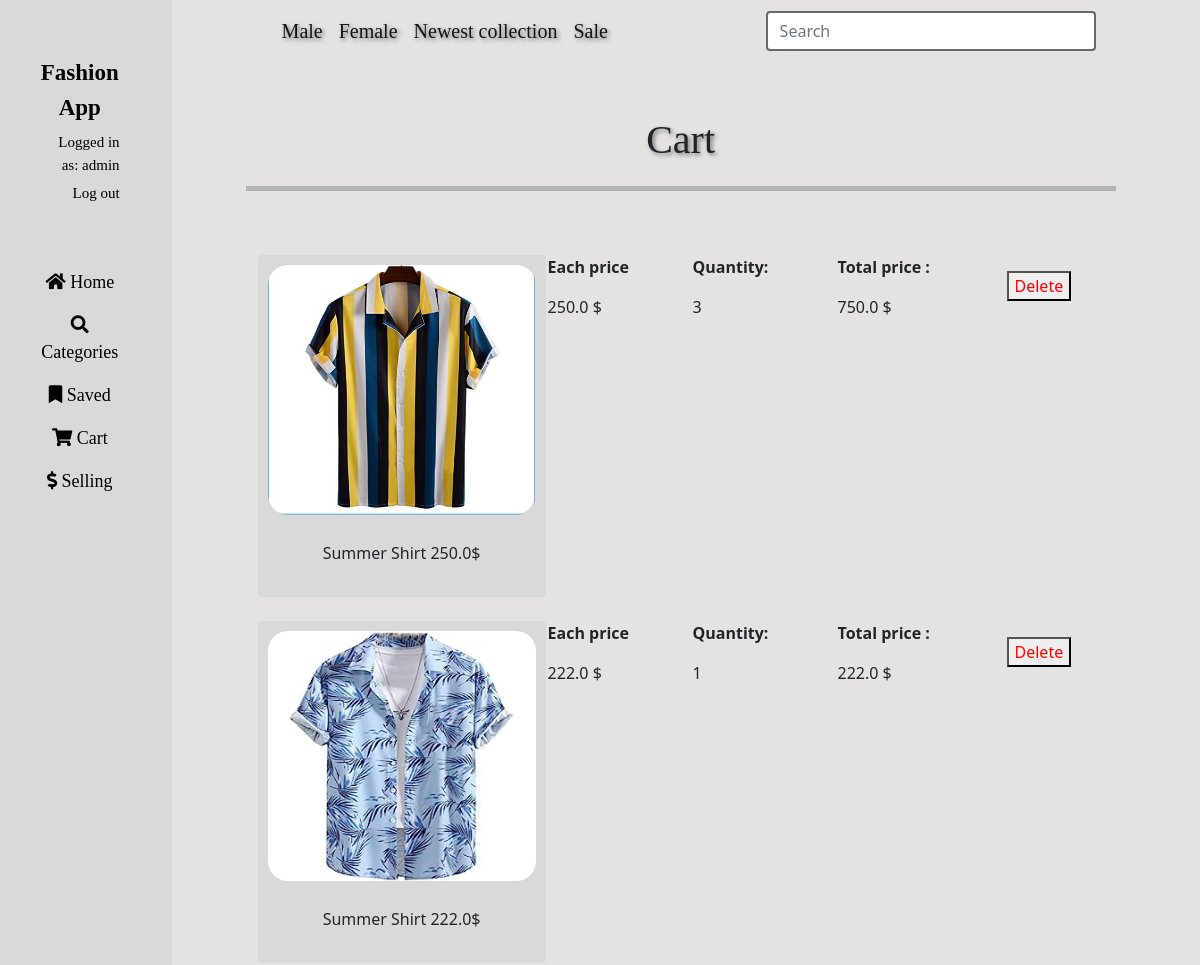
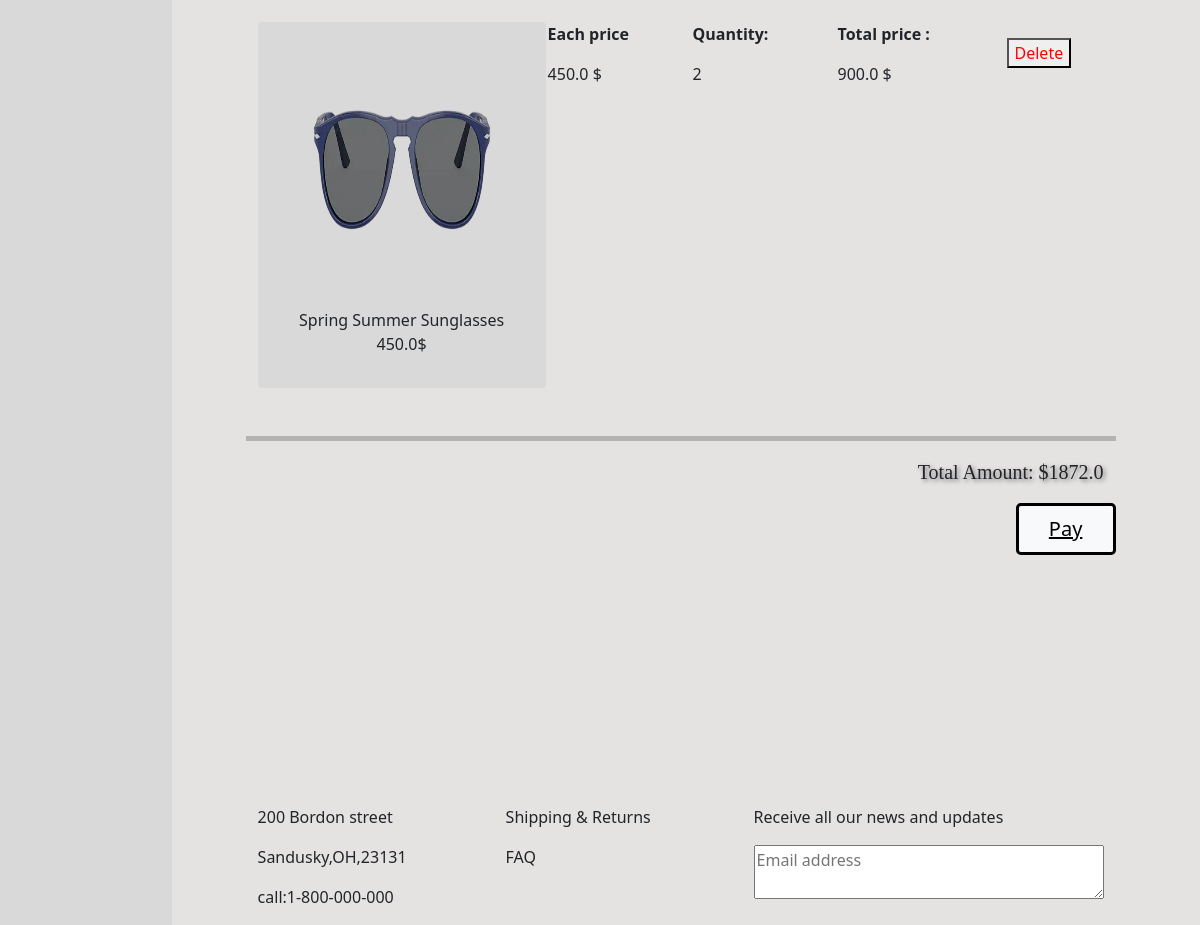
The page /cart/ (signed in) on the database as committed earlier (2 pictures, top to bottom).
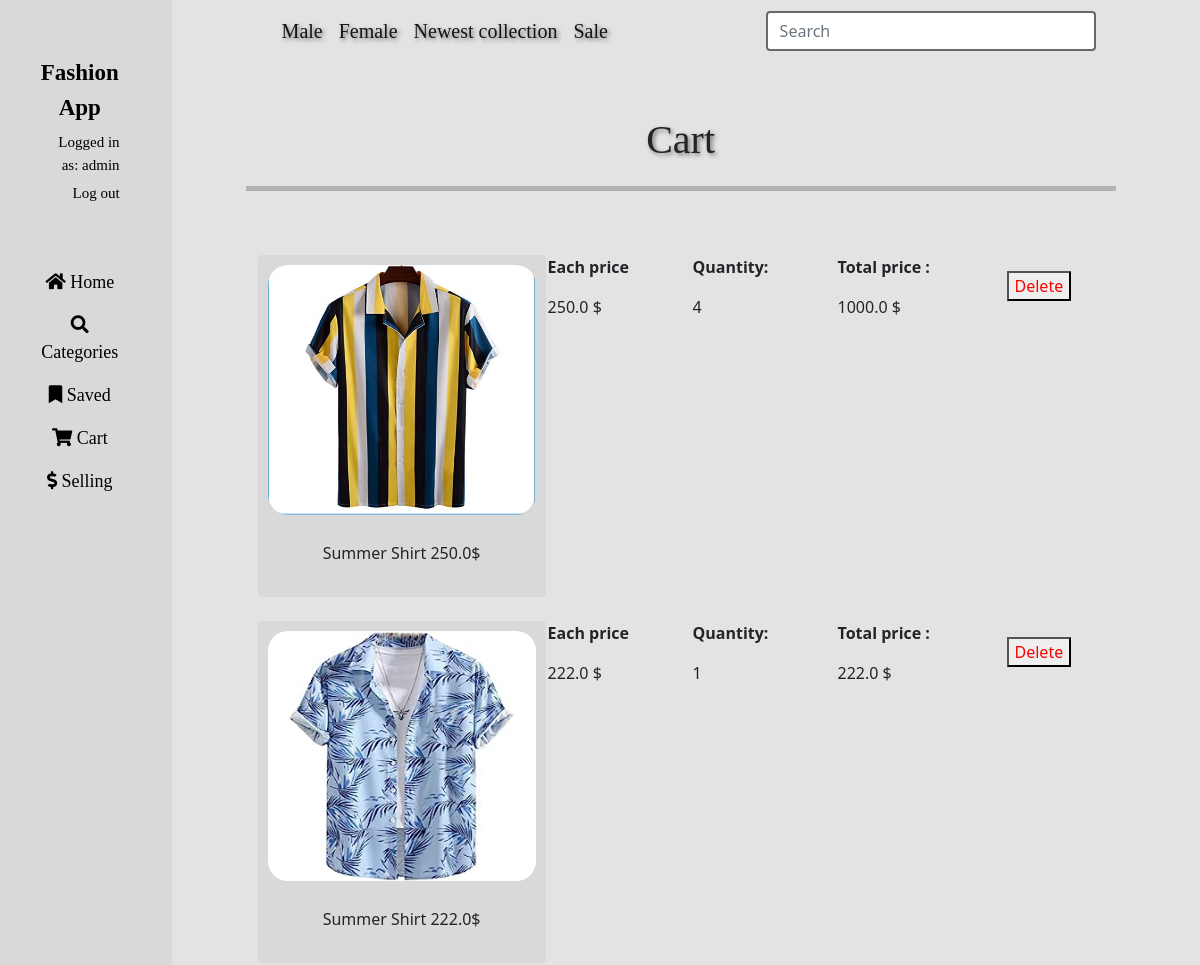
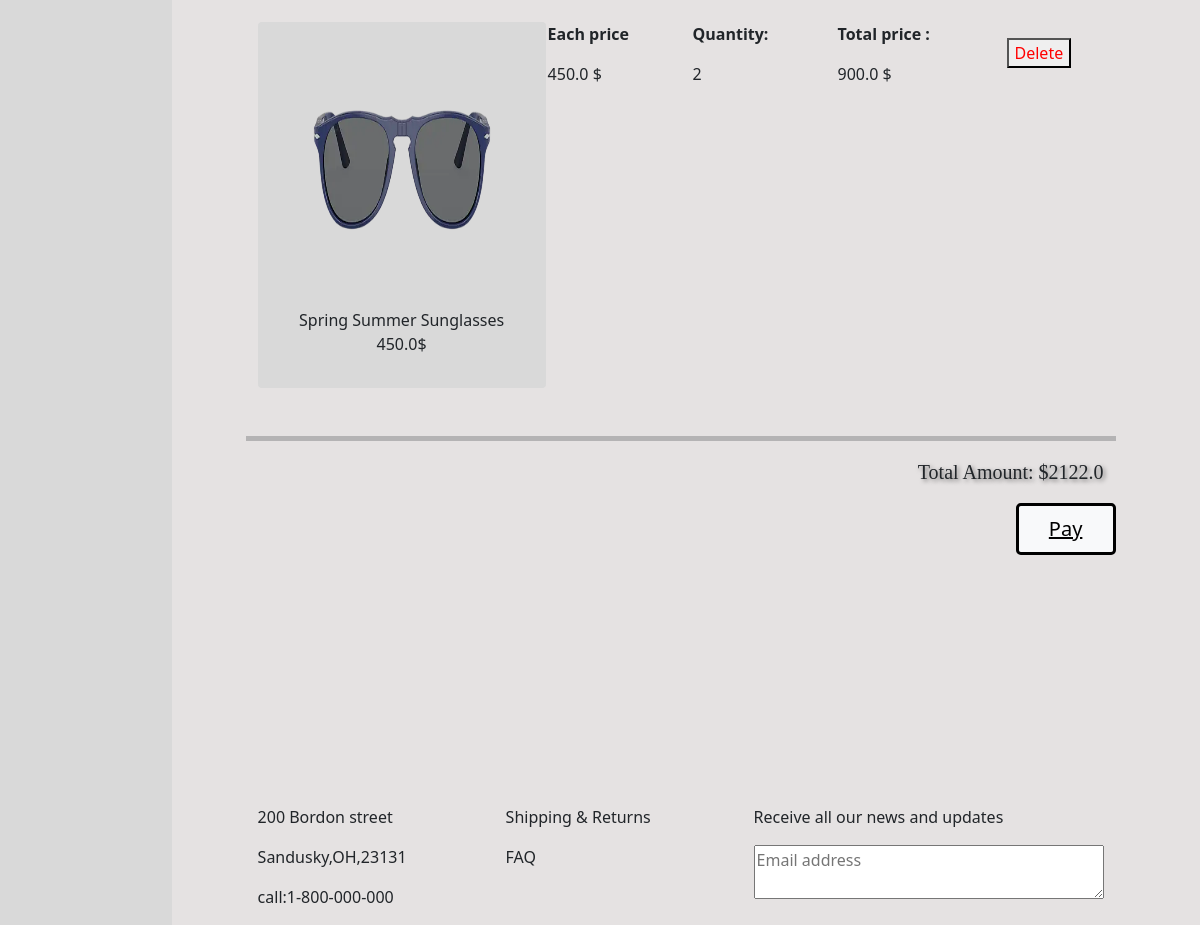
The same page on the database as committed later (2 pictures, top to bottom).
### Fashionapp/models.py (models this page shows, shortened)
class Cart(models.Model):
    user = models.ForeignKey(User, on_delete=models.CASCADE)
    product = models.ForeignKey(Product, on_delete=models.CASCADE)
    quantity = models.PositiveIntegerField(default=1)
    created_at = models.DateTimeField(auto_now_add=True)

class Product(models.Model):
    name = models.CharField(max_length=30)
    category = models.ForeignKey(Category, on_delete=models.CASCADE)
    price = models.FloatField()
    quantity = models.IntegerField()
    image = models.ImageField(upload_to=None, blank=True, null=True)
    created_at = models.DateField(auto_now_add=True)
    updated_at = models.DateField(auto_now=True)
    created_by = models.ForeignKey(User, on_delete=models.CASCADE)

### Fashionapp/views.py (the view)
# urls.py: path('cart/', cart, name='cart'),
def cart(request):
    if not request.user.is_authenticated:
        messages.error(request, "Please log in first to access your cart.")
        return redirect('login')
    cart_items = Cart.objects.filter(user=request.user)
    for item in cart_items:
        item.total_price = item.product.price * item.quantity
    user_cart = Cart.objects.filter(user=request.user)
    for item in user_cart:
        item.total_price = item.product.price * item.quantity
    context = {"cart": user_cart}
    return render(request, 'cart.html', context=context)

### Fashionapp/templatetags/cart_extras.py (called while the page is built)
@register.filter
def total_amount(cart):
    total = sum(item.product.price * item.quantity for item in cart)
    return total

### Fashionapp/templates/cart.html (shortened to what this page needs)
<!doctype html>
<html lang="en">
<head>
    {% load cart_extras %}
    <link href="https://cdn.jsdelivr.net/npm/bootstrap@5.0.2/dist/css/bootstrap.min.css" rel="stylesheet">
    <link rel="stylesheet" href="https://cdnjs.cloudflare.com/ajax/libs/font-awesome/5.15.3/css/all.min.css">
</head>
<body>
<section>
    <div class="row" style="background-color: #E5E2E2">
        <div class="col-3" id="meni" style="margin-right: 50px">
            <div class="container mt-5">
                <ul class="nav flex-column">
                    <li class="nav-item" style="text-align: center;">
                        <a class="nav-link" href="#"
                           style="font-family: 'IM FELL French Canon SC', serif; font-size: 23px;color: black"><b>Fashion
                            App</b></a>
                    </li>
                    {% if user.is_authenticated %}
                        <li class="nav-item" style="text-align: right">
        <span class="nav-link"
              style="font-family: 'IM FELL French Canon SC', serif; color: black; font-size: 15px; margin-top: -10px">
            Logged in as: {{ user.username }}
        </span>
                        </li>
                        <li class="nav-item" style="text-align: right">
                            <a class="nav-link" href="{% url 'logout' %}"
                               style="font-family: 'IM FELL French Canon SC', serif; color: black; font-size: 15px; margin-top: -10px">Log
                                out</a>
                        </li>
                    {% endif %}
                </ul>
            </div>
            <div class="container mt-5">
                <ul class="nav flex-column">
                    <li class="nav-item" style="text-align: center;">
                        <a class="nav-link" href="{% url 'home' %}"
                           style="font-family: 'IM FELL French Canon SC', serif; color: black; font-size: 18px;"><i
                                class="fas fa-home"></i> Home</a>
                    </li>
                    <li class="nav-item" style="text-align: center;">
                        <a class="nav-link" href="{% url 'categories' %}"
                           style="font-family: 'IM FELL French Canon SC', serif; color: black; font-size: 18px;"><i
                                class="fas fa-search"></i> Categories</a>
                    </li>
                    <li class="nav-item" style="text-align: center;">
                        <a class="nav-link" href="#"
                           style="font-family: 'IM FELL French Canon SC', serif; color: black; font-size: 18px;"><i
                                class="fas fa-bookmark"></i> Saved</a>
                    </li>
                    <li class="nav-item" style="text-align: center;">
                        <a class="nav-link" href="#"
                           style="font-family: 'IM FELL French Canon SC', serif; color: black; font-size: 18px;"><i
                                class="fas fa-shopping-cart"></i> Cart</a>
                    </li>
                    <li class="nav-item" style="text-align: center;">
                        <a class="nav-link" href="#"
                           style="font-family: 'IM FELL French Canon SC', serif; color: black; font-size: 18px;"><i
                                class="fas fa-dollar-sign"></i> Selling</a>
                    </li>
                </ul>
            </div>
        </div>
        <div class="col-9">
            <div>
                <nav class="navbar navbar-expand-lg navbar-light">
                    <div class="container">
                        <div class="collapse navbar-collapse" id="navbarSupportedContent">
                            <ul class="navbar-nav me-auto mb-2 mb-lg-0">
                                <li class="nav-item">
                                    <a class="nav-link active" aria-current="page" href="#">Male</a>
                                </li>
                                <li class="nav-item">
                                    <a class="nav-link active" aria-current="page" href="#">Female</a>
                                </li>
                                <li class="nav-item">
                                    <a class="nav-link active" aria-current="page" href="#">Newest collection</a>
                                </li>
                                <li class="nav-item">
                                    <a class="nav-link active" aria-current="page" href="#">Sale</a>
                                </li>
                            </ul>
                            <form class="d-flex" action="{% url 'categories' %}" method="GET">
                                <input class="form-control me-2" type="search" name="query" placeholder="Search"
                                       aria-label="Search"
                                       style="width: 330px; border: 2px solid dimgrey">
                            </form>
                        </div>
                    </div>
                </nav>
            </div>
            <div class="container mt-5">
                <div class="row" style="text-align: center; justify-content: center">
                    <p id="gd">Cart</p>
                    <hr class="w-100" style="height: 5px">
                </div>
            </div>
            {% if cart %}
                <div class="container mt-5">
                    {% for item in cart %}
                        <div class="row mt-4" id="srede">
                            <div class="col-4">
                                <div class="card h-100 d-flex flex-column"
                                     style="width: 18rem; border: 0px; background-color: #D9D9D9">
                                    <img src="{{ MEDIA_URL }}{{ item.product.image.url }}" class="card-img-top"
                                         style="border-radius: 30px; padding: 10px; height: 270px" alt="...">
                                    <div class="card-body flex-grow-1" style="text-align: center">
                                        <p>{{ item.product.name }} {{ item.product.price }}$</p>
                                    </div>
                                </div>
                            </div>
                            <div class="col-2">
                                <p><b>Each price</b></p>
                                <p>{{ item.product.price }} $</p>
                            </div>
                            <div class="col-2">
                                <p><b>Quantity:</b></p>
                                <p>{{ item.quantity }}</p>
                            </div>
                            <div class="col-2">
                                <p><b>Total price :</b></p>
                                <p>{{ item.total_price }} $</p>
                            </div>
                            <div class="col-2">
                                <div class="container mt-3">
                                    <form method="POST" action="{% url 'delete_item' item.id %}">
                                        <button type="submit" style="color:red;">Delete</button>
                                    </form>
                                </div>
                            </div>
                        </div>
                    {% endfor %}
                </div>
            {% endif %}
            <div class="container mt-5">
                <div class="row" style="text-align: right; justify-content: right">
                    <hr class="w-100" style="height: 5px;justify-content: right">
                    <p id="dg">Total Amount: ${{ cart|total_amount }}</p>
                     <a href="{% url 'payment' %}" class="btn-lg btn-light" style=" width: 100px;border: 3px solid black ; text-align: center">Pay</a>
                </div>
            </div>
            <div class="footer" style="margin-top: 200px">
                <div class="container">
                    <div class="row">
                        <div class="col">
                            <p>200 Bordon street</p>
                            <p>Sandusky,OH,23131</p>
                            <p>call:1-800-000-000</p>
                        </div>
                        <div class="col">
                            <p>Shipping & Returns</p>
                            <p>FAQ</p>
                        </div>
                        <div class="col">
                            <p>Receive all our news and updates</p>
                            <textarea placeholder="Email address" style="width: 350px"></textarea>
                        </div>
                    </div>
                </div>
            </div>
        </div>
    </div>
</section>
</body>
</html>

### Fashionapp/templates/cart.html (style rules this page uses)
html, body { height: 100%; margin: 0; padding: 0; overflow-x: hidden; }
.row { flex-grow: 1; }
#meni { background: #D9D9D9; width: 15%; }
.navbar-nav .nav-link { font-family: "Inria Serif", serif; font-size: 20px; text-shadow: 2px 2px 4px rgba(0, 0, 0, 0.5); }
#gd { font-family: "Inria Serif", serif; font-size: 40px; text-shadow: 2px 2px 4px rgba(0, 0, 0, 0.5); }
#dg { font-family: "Inria Serif", serif; font-size: 20px; text-shadow: 2px 2px 4px rgba(0, 0, 0, 0.5); }
.footer { background-color: #E5E2E2; padding-top: 50px; text-align: left; }

Rows that differ between the two databases and show on the page:
changed Cart (number 1 of 3 on the later page): quantity "3" → "4"; total_price "750.0" → "1000.0"; product+quantity "1872.0" → "2122.0"
